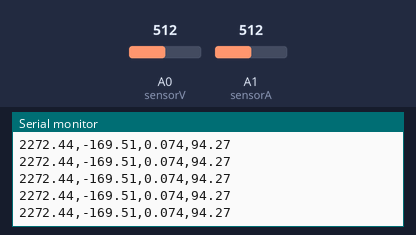
The sketch below on a simulated Arduino Uno, built with avr-gcc and run on an emulated ATmega328P. On the bench: the last lines printed to the serial monitor. The test bench sets the inputs (shaded band); at power-on: A1 (sensorA) = 512, A0 (sensorV) = 512.

Above: at 1.2 s.
1.3 s: A1 (sensorA) set to 567
At 2.3 s:
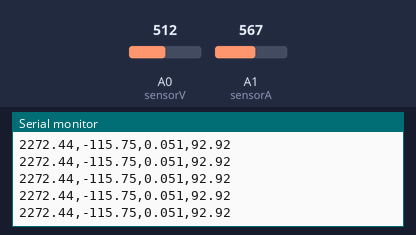
2.8 s: A1 (sensorA) set to 595
At 3.5 s:
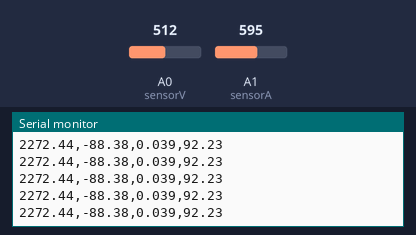
Timing chart, 0 to 5.8 s (numbered marks = the images above; inputs shaded):
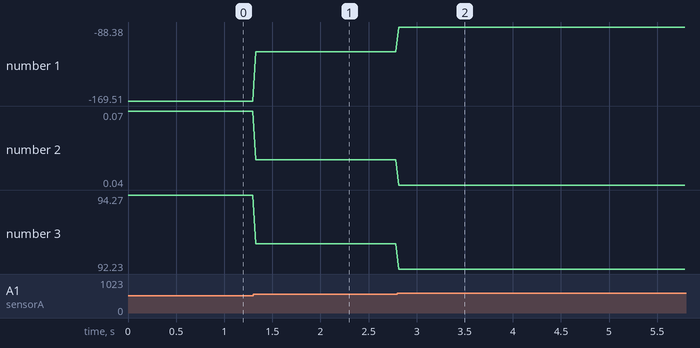

The sketch:

ECMD.ino
```cpp
int sensorV = A0;
int sensorA = A1;
int sensorValueV = 0;
float valorealV = 0.0;
int sensorValueA = 0;
float valorealA = 0.0;

void setup() {
  Serial.begin(19200);
}

void loop() {

  // Voltage reading
  sensorValueV = analogRead(sensorV);
  valorealV = ((sensorValueV / 1023.0) * 5000.0) -230;

  // Current reading
  sensorValueA = analogRead(sensorA);
  valorealA = ((sensorValueA / 1023.0) * 1000.0) -670;

  // Phase angle calculation (radians)
  float desfR = atan2(valorealV, valorealA);

  //Radians to Degrees convertion
  float desfG = degrees(desfR);

  // Power Factor calculation
  float powerFactor = abs(cos(desfR));


  Serial.print(valorealV);
  Serial.print(",");
  Serial.print(valorealA);
  Serial.print(",");
  Serial.print(powerFactor, 3);
  Serial.print(",");
  Serial.println(desfG, 2);

  delay(30);
}
```

Measured:
- after the input at 1.3 s, the serial monitor: prints a new line at once (image 1)
- after the input at 2.8 s, the serial monitor: prints a new line at once (image 2)
- plotted number 1: -169.51 → -115.75 after the input at 1.3 s, -115.75 → -88.38 after the input at 2.8 s
- plotted number 2: 0.07 → 0.05 after the input at 1.3 s, 0.05 → 0.04 after the input at 2.8 s
- plotted number 3: 94.27 → 92.92 after the input at 1.3 s, 92.92 → 92.23 after the input at 2.8 s
